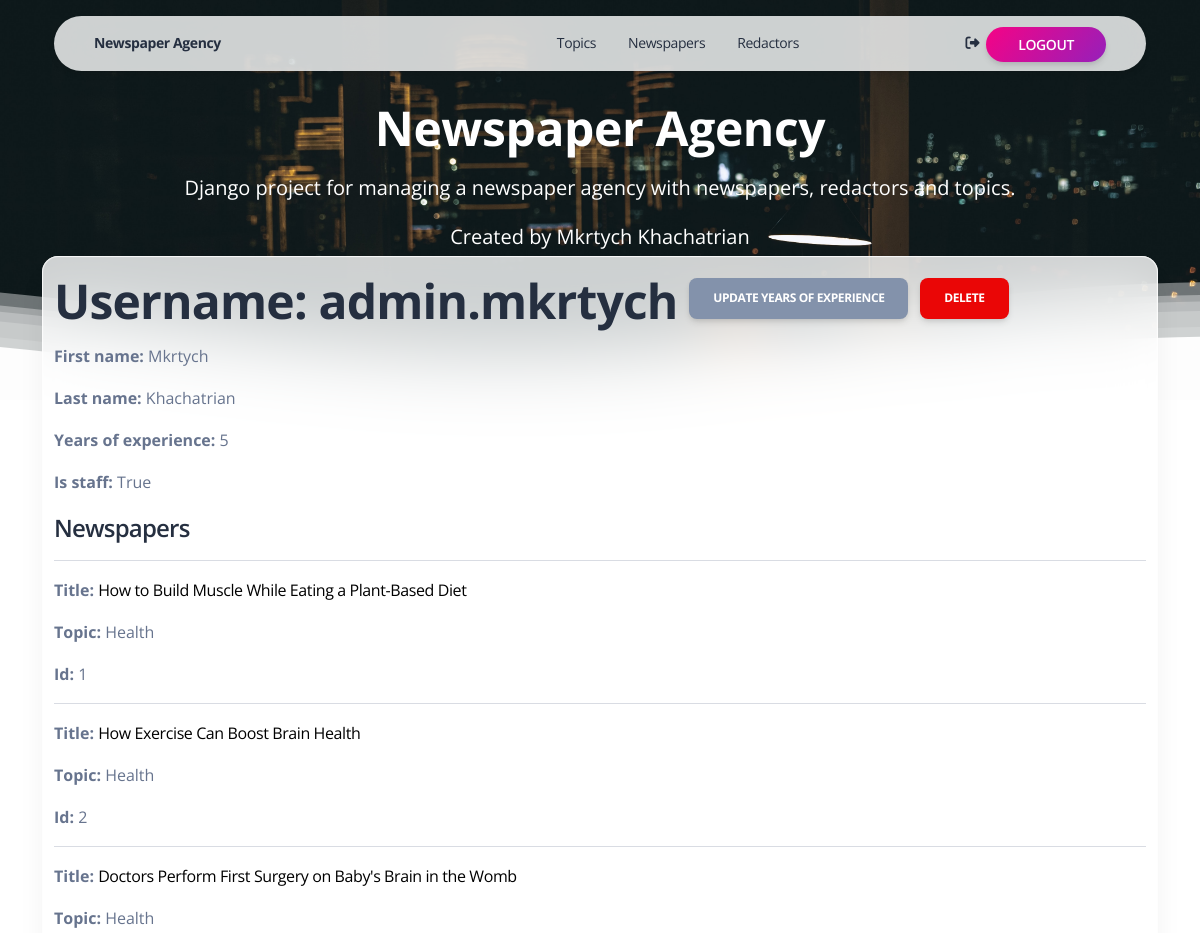
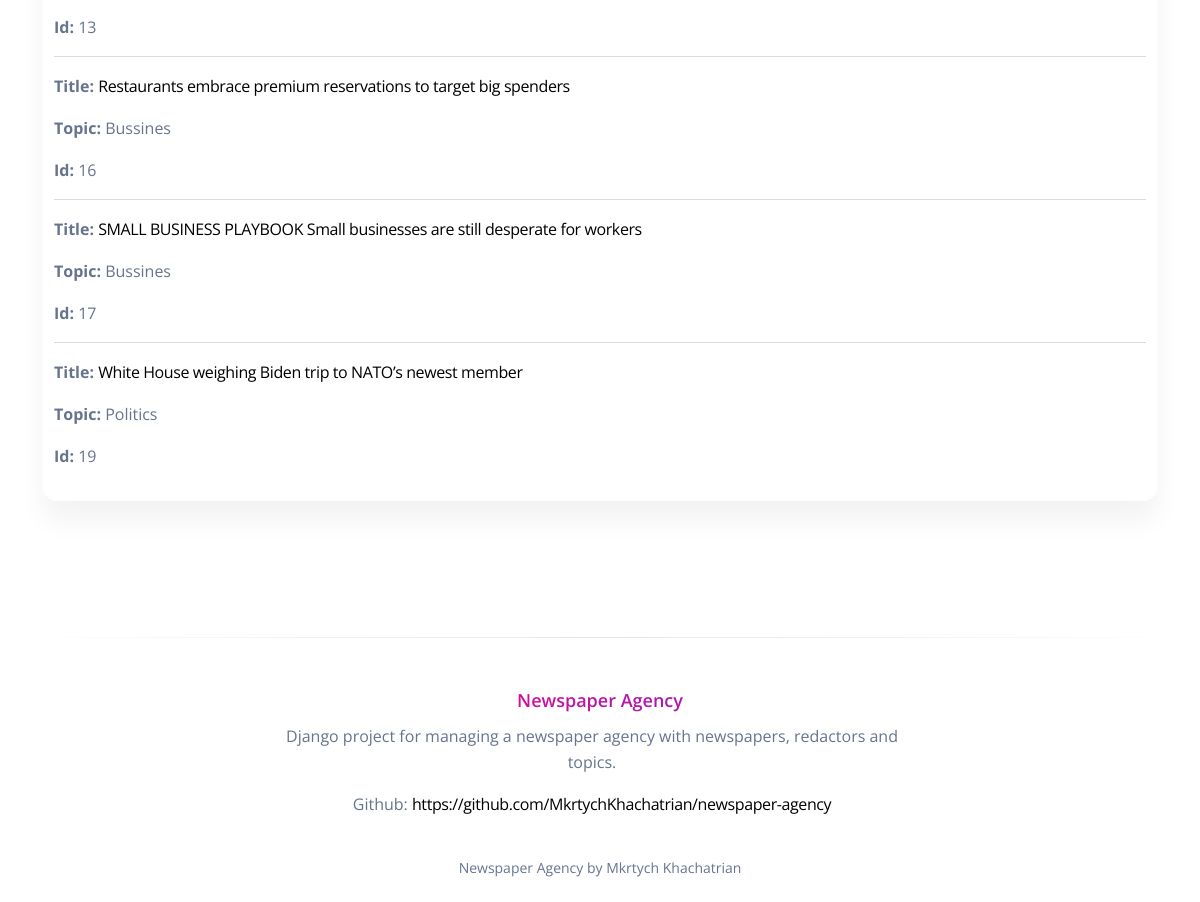
Page /redactors/1/ (signed in) on the committed database (2 pictures, top to bottom).
### agency/models.py (models this page shows, shortened)
class Redactor(AbstractUser):
    years_of_experience = models.IntegerField()
    class Meta:
        ordering = ["id"]

class Newspaper(models.Model):
    title = models.CharField(max_length=255)
    content = RichTextField()
    published_date = models.DateTimeField(auto_now_add=True)
    topic = models.ForeignKey(
        Topic, on_delete=models.CASCADE, related_name="newspapers"
    )
    publishers = models.ManyToManyField(Redactor, related_name="newspapers")
    class Meta:
        ordering = ["id"]

class Topic(models.Model):
    name = models.CharField(max_length=255)
    class Meta:
        ordering = ["id"]

### agency/views.py (the view)
# urls.py: path("redactors/<int:pk>/", RedactorDetailView.as_view(), name="redactor-detail"),
class RedactorDetailView(LoginRequiredMixin, generic.DetailView):
    model = get_user_model()
    queryset = get_user_model().objects.all().prefetch_related("newspapers__topic")

### agency/context_processors.py (called while the page is built)
def cfg_assets_root(request):
    return {"ASSETS_ROOT": settings.ASSETS_ROOT}

### templates/agency/redactor_detail.html
{% extends "layouts/base.html" %}
{% block content %}
{% include 'includes/header.html' %}
<section class="pt-5 pb-4" id="count-stats">
  <div class="container">
    <div class="row">
      <div class="col-lg-12 z-index-2 border-radius-xl mt-n10 mx-auto py-3 blur shadow-blur">
        <h1>
          Username: {{ redactor.username }}
          <a href="{% url 'agency:redactor-update' pk=redactor.id %}" class="btn btn-secondary link-to-page">
            Update years of experience
          </a>
          <a href="{% url 'agency:redactor-delete' pk=redactor.id %}" class="btn btn-danger link-to-page">
            Delete
          </a>
        </h1>
        <p><strong>First name:</strong> {{ redactor.first_name }}</p>
        <p><strong>Last name:</strong> {{ redactor.last_name }}</p>
        <p><strong>Years of experience:</strong> {{ redactor.years_of_experience }}</p>
        <p><strong>Is staff:</strong> {{ redactor.is_staff }}</p>
        <div class="ml-3">
          <h4>Newspapers</h4>
          {% for newspaper in redactor.newspapers.all %}
              <hr>
              <p><strong>Title:</strong> <a href="{% url 'agency:newspaper-detail' pk=newspaper.id %}">{{ newspaper.title }}</a></p>
              <p><strong>Topic:</strong> {{ newspaper.topic.name }}</p>
              <p class="text-muted"><strong>Id:</strong> {{newspaper.id}}</p>
          {% empty %}
            <p>No newspapers!</p>
          {% endfor %}
        </div>
      </div>
    </div>
  </div>
</section>
{% endblock %}

### templates/layouts/base.html (shortened to what this page needs)
<!DOCTYPE html>
<html lang="en">
<head>
  <link href="{{ ASSETS_ROOT }}/css/nucleo-icons.css" rel="stylesheet" />
  <link href="{{ ASSETS_ROOT }}/css/nucleo-svg.css" rel="stylesheet" />
  <link href="{{ ASSETS_ROOT }}/css/nucleo-svg.css" rel="stylesheet" />
  <link id="pagestyle" href="{{ ASSETS_ROOT }}/css/soft-design-system.css?v=1.0.1" rel="stylesheet" />
</head>
<body class="{% block body_class %}{% endblock body_class %}">
    {% include "includes/navigation.html" %}
    {% block content %}
    {% endblock content %}
    {% include "includes/footer.html" %}
</body>
</html>

### templates/includes/navigation.html
  <div class="container position-sticky z-index-sticky top-0">
    <div class="row">
      <div class="col-12">
        <nav class="navbar navbar-expand-lg  blur blur-rounded top-0 z-index-fixed shadow position-absolute my-3 py-2 start-0 end-0 mx-4">
          <div class="container-fluid">
            <a class="navbar-brand font-weight-bolder ms-sm-3"
               href="/" rel="tooltip" title="Designed and Coded by Creative Tim" data-placement="bottom">
              Newspaper Agency
            </a>
            <div class="collapse navbar-collapse pt-3 pb-2 py-lg-0" id="navigation">
              <ul class="navbar-nav navbar-nav-hover ms-lg-12 ps-lg-5 w-100">
                <li class="nav-item dropdown dropdown-hover mx-2">
                  <a class="nav-link ps-2 d-flex justify-content-between cursor-pointer align-items-center"
                     href="{% url 'agency:topic-list' %}" id="dropdownMenuPages" aria-expanded="false">
                    Topics
                  </a>
                <li class="nav-item dropdown dropdown-hover mx-2">
                  <a class="nav-link ps-2 d-flex justify-content-between cursor-pointer align-items-center"
                     href="{% url 'agency:newspaper-list' %}" id="dropdownMenuBlocks" aria-expanded="false">
                    Newspapers
                  </a>
                <li class="nav-item dropdown dropdown-hover mx-2">
                  <a class="nav-link ps-2 d-flex justify-content-between cursor-pointer align-items-center"
                     href="{% url 'agency:redactor-list' %}" id="dropdownMenuDocs" aria-expanded="false">
                    Redactors
                  </a>
                <li class="nav-item ms-lg-auto">
                  <a class="nav-link nav-link-icon me-2" href="{% url 'logout' %}">
                    <i class="fa fa-sign-out me-1"></i>
                    <p class="d-inline btn btn-sm  bg-gradient-primary btn-round text-sm z-index-1 font-weight-bold" data-bs-toggle="tooltip" data-bs-placement="bottom" title="Logout">Logout</p>
                  </a>
                </li>
              </ul>
            </div>
          </div>
        </nav>
      </div>
    </div>
  </div>

### templates/includes/header.html (shortened to what this page needs)
<header class="header-2">
  <div class="page-header section-height-50 relative" style="background-image: url('{{ ASSETS_ROOT }}/img/background-header.jpg')">
    <div class="container">
      <div class="row">
        <div class="col-lg-10 text-center mx-auto">
          <h1 class="text-white pt-3 mt-n5">
            <a class="text-white" href="{% url 'agency:index' %}">Newspaper Agency</a>
          </h1>
          <p class="lead text-white mt-3">
            Django project for managing a newspaper agency with newspapers, redactors and topics.
          </p>
          <p class="lead text-white mt-3">
            Created by Mkrtych Khachatrian
          </p>
        </div>
      </div>
    </div>
    <div class="position-absolute w-100 z-index-1 bottom-0">
    </div>
  </div>
</header>

### templates/includes/pagination.html (shortened to what this page needs)
{% load query_transform %}

### templates/includes/footer.html
 <footer class="footer pt-5 mt-5">
    <hr class="horizontal dark mb-5">
    <div class="container">
      <div class=" row">
        <div class="col-md-7 col-sm-6 col-6 mb-0 mx-auto text-center">
          <div>
            <h6 class="text-gradient text-primary text-lg">Newspaper Agency</h6>
            <ul class="flex-column ms-n3 nav">
              <li class="nav-item">
                <p class=class="text-sm">
                  Django project for managing a newspaper agency with newspapers, redactors and topics.
                </p>
                <p class=class="text-sm">
                  Github:
                  <a href="https://github.com/MkrtychKhachatrian/newspaper-agency" target="_blank">
                    https://github.com/MkrtychKhachatrian/newspaper-agency
                  </a>
                </p>
              </li>
            </ul>
          </div>
        </div>
        <div class="col-12">
          <div class="text-center">
            <p class="my-4 text-sm">
              Newspaper Agency by Mkrtych Khachatrian
            </p>
          </div>
        </div>
      </div>
    </div>
  </footer>

### rows in the picture
Redactor: username "admin.mkrtych", first_name "Mkrtych", last_name "Khachatrian", years_of_experience "5", is_staff "True"
Newspaper: title "How to Build Muscle While Eating a Plant-Based Diet", topic.name "Health", id "1"
Newspaper: title "How Exercise Can Boost Brain Health", topic.name "Health", id "2"
Newspaper: title "Doctors Perform First Surgery on Baby's Brain in the Womb", topic.name "Health", id "13"
Newspaper: title "Restaurants embrace premium reservations to target big spenders", topic.name "Bussines", id "16"
Newspaper: title "SMALL BUSINESS PLAYBOOK Small businesses are still desperate for workers", topic.name "Bussines", id "17"
Newspaper: title "White House weighing Biden trip to NATO’s newest member", topic.name "Politics", id "19"
